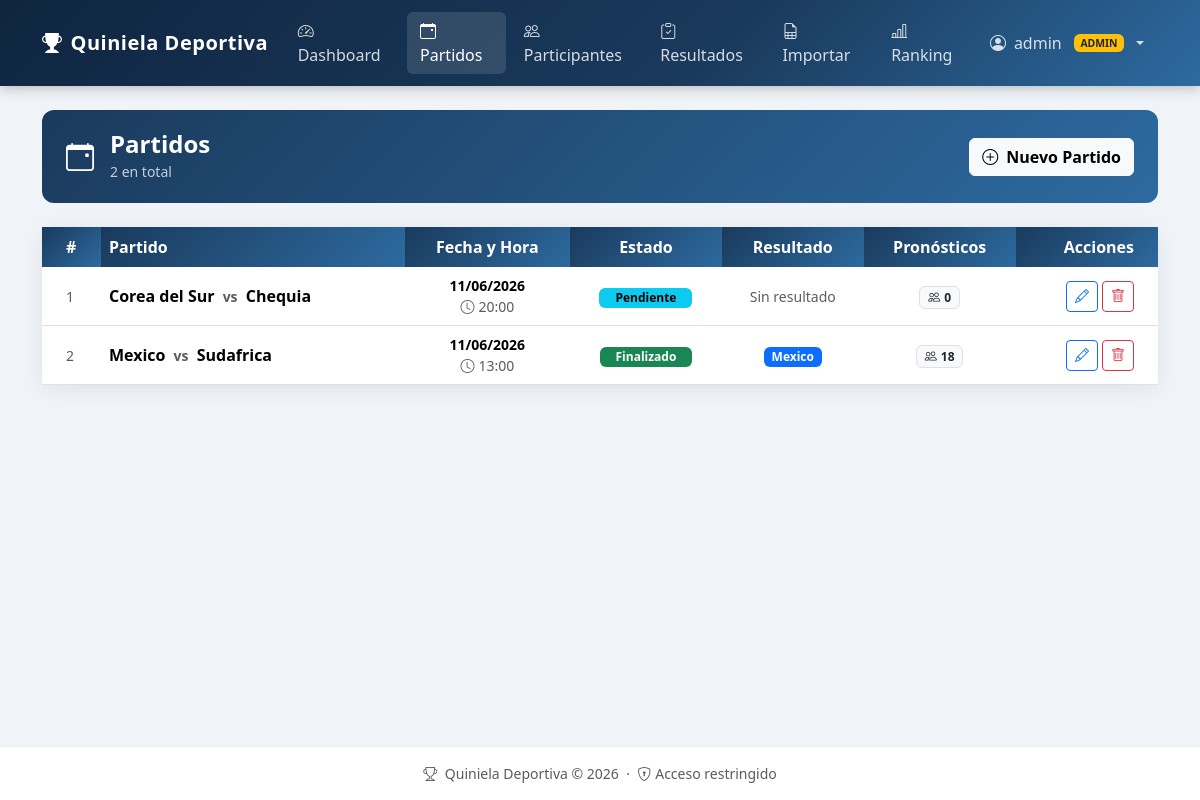
The app's page /admin/partidos (signed in) with its own data.
### models.py (models this page shows, shortened)
class User(UserMixin, db.Model):
    __tablename__ = 'usuarios'
    id = db.Column(db.Integer, primary_key=True)
    username = db.Column(db.String(80), unique=True, nullable=False, index=True)
    password_hash = db.Column(db.String(255), nullable=False)
    nombre = db.Column(db.String(100), nullable=False)
    apellido = db.Column(db.String(100), nullable=False)
    rol = db.Column(db.String(20), default='participante', nullable=False)
    activo = db.Column(db.Boolean, default=True, nullable=False)
    created_at = db.Column(db.DateTime, default=datetime.now)
    pronosticos = db.relationship(
        'Pronostico', backref='usuario', lazy='dynamic',
        cascade='all, delete-orphan'
    )
    puntuacion = db.relationship(
        'Puntuacion', backref='usuario', uselist=False,
        cascade='all, delete-orphan'
    )
    @property
    def es_admin(self):
        return self.rol == 'admin'
    @property
    def nombre_completo(self):
        return f"{self.nombre} {self.apellido}"

class Partido(db.Model):
    __tablename__ = 'partidos'
    id = db.Column(db.Integer, primary_key=True)
    equipo_a = db.Column(db.String(100), nullable=False)
    equipo_b = db.Column(db.String(100), nullable=False)
    fecha_hora = db.Column(db.DateTime, nullable=False)
    estado = db.Column(db.String(20), default='pendiente', nullable=False)
    created_at = db.Column(db.DateTime, default=datetime.now)
    pronosticos = db.relationship(
        'Pronostico', backref='partido', lazy='dynamic',
        cascade='all, delete-orphan'
    )
    resultado = db.relationship(
        'Resultado', backref='partido', uselist=False,
        cascade='all, delete-orphan'
    )

### routes/admin.py (the view)
@admin_bp.route('/partidos')
@admin_required
def partidos():
    lista = Partido.query.order_by(Partido.fecha_hora.desc()).all()
    return render_template('admin/partidos.html', partidos=lista)

### routes/admin.py (called while the page is built)
def admin_required(f):
    @wraps(f)
    @login_required
    def decorated(*args, **kwargs):
        if not current_user.es_admin:
            abort(403)
        return f(*args, **kwargs)
    return decorated

### templates/admin/partidos.html (shortened to what this page needs)
{% extends 'base.html' %}
{% block content %}
<div class="page-header d-flex align-items-center justify-content-between">
  <div class="d-flex align-items-center gap-3">
    <i class="bi bi-calendar-event fs-3"></i>
    <div>
      <h4 class="mb-0 fw-bold">Partidos</h4>
      <small class="opacity-75">{{ partidos | length }} en total</small>
    </div>
  </div>
  <a href="{{ url_for('admin.nuevo_partido') }}" class="btn btn-light fw-semibold">
    <i class="bi bi-plus-circle me-2"></i>Nuevo Partido
  </a>
</div>
<div class="card">
  <div class="card-body p-0">
    {% if partidos %}
      <div class="table-responsive">
        <table class="table table-hover align-middle mb-0">
          <thead class="ranking-table">
            <tr>
              <th class="ps-4">#</th>
              <th>Partido</th>
              <th class="text-center d-none d-md-table-cell">Fecha y Hora</th>
              <th class="text-center">Estado</th>
              <th class="text-center d-none d-lg-table-cell">Resultado</th>
              <th class="text-center d-none d-lg-table-cell">Pronósticos</th>
              <th class="text-end pe-4">Acciones</th>
            </tr>
          </thead>
          <tbody>
            {% for partido in partidos %}
              <tr>
                <td class="ps-4 text-muted small">{{ loop.index }}</td>
                <td>
                  <div class="fw-semibold">
                    {{ partido.equipo_a }}
                    <span class="text-muted mx-1 small">vs</span>
                    {{ partido.equipo_b }}
                  </div>
                </td>
                <td class="text-center d-none d-md-table-cell">
                  <div class="fw-semibold small">{{ partido.fecha_hora | fmt_date }}</div>
                  <div class="text-muted small">
                    <i class="bi bi-clock me-1"></i>{{ partido.fecha_hora | fmt_time }}
                  </div>
                </td>
                <td class="text-center">
                  {% if partido.estado == 'pendiente' %}
                    <span class="badge badge-pendiente px-3">Pendiente</span>
                  {% elif partido.estado == 'en_juego' %}
                    <span class="badge badge-en_juego px-3">En Juego</span>
                  {% else %}
                    <span class="badge badge-finalizado px-3">Finalizado</span>
                  {% endif %}
                </td>
                <td class="text-center d-none d-lg-table-cell">
                  {% if partido.resultado %}
                    {% if partido.resultado.resultado == 'equipo_a' %}
                      <span class="badge bg-primary">{{ partido.equipo_a }}</span>
                    {% elif partido.resultado.resultado == 'empate' %}
                      <span class="badge bg-secondary">Empate</span>
                    {% else %}
                      <span class="badge bg-info text-dark">{{ partido.equipo_b }}</span>
                    {% endif %}
                  {% else %}
                    <span class="text-muted small">Sin resultado</span>
                  {% endif %}
                </td>
                <td class="text-center d-none d-lg-table-cell">
                  <span class="badge bg-light text-dark border">
                    <i class="bi bi-people me-1"></i>{{ partido.pronosticos.count() }}
                  </span>
                </td>
                <td class="text-end pe-4">
                  <div class="d-flex justify-content-end gap-1">
                    <a href="{{ url_for('admin.editar_partido', partido_id=partido.id) }}"
                       class="btn btn-sm btn-outline-primary" title="Editar">
                      <i class="bi bi-pencil"></i>
                    </a>
                    <form method="POST"
                          action="{{ url_for('admin.eliminar_partido', partido_id=partido.id) }}"
                          data-confirm="¿Eliminar el partido {{ partido.equipo_a }} vs {{ partido.equipo_b }}? Se eliminarán también todos los pronósticos y resultado asociado.">
                      <button type="submit" class="btn btn-sm btn-outline-danger" title="Eliminar">
                        <i class="bi bi-trash"></i>
                      </button>
                    </form>
                  </div>
                </td>
              </tr>
            {% endfor %}
          </tbody>
        </table>
      </div>
    {% endif %}
  </div>
</div>
{% endblock %}

### templates/base.html (shortened to what this page needs)
<!DOCTYPE html>
<html lang="es">
<head>
  <link rel="stylesheet" href="https://cdn.jsdelivr.net/npm/bootstrap@5.3.2/dist/css/bootstrap.min.css">
  <link rel="stylesheet" href="https://cdn.jsdelivr.net/npm/bootstrap-icons@1.11.3/font/bootstrap-icons.min.css">
  <link rel="stylesheet" href="{{ url_for('static', filename='css/style.css') }}">
</head>
<body>
{% if current_user.is_authenticated %}
<nav class="navbar navbar-expand-lg navbar-dark">
  <div class="container">
    <a class="navbar-brand fw-bold d-flex align-items-center gap-2"
       href="{{ url_for('admin.dashboard') if current_user.es_admin else url_for('participant.dashboard') }}">
      <i class="bi bi-trophy-fill fs-5"></i>
      <span>Quiniela Deportiva</span>
    </a>
    <div class="collapse navbar-collapse" id="mainNav">
      <ul class="navbar-nav me-auto gap-1">
        {% if current_user.es_admin %}
          <li class="nav-item">
            <a class="nav-link {% if request.endpoint == 'admin.dashboard' %}active{% endif %}"
               href="{{ url_for('admin.dashboard') }}">
              <i class="bi bi-speedometer2 me-1"></i>Dashboard
            </a>
          </li>
          <li class="nav-item">
            <a class="nav-link {% if 'partido' in (request.endpoint or '') %}active{% endif %}"
               href="{{ url_for('admin.partidos') }}">
              <i class="bi bi-calendar-event me-1"></i>Partidos
            </a>
          </li>
          <li class="nav-item">
            <a class="nav-link {% if 'participante' in (request.endpoint or '') %}active{% endif %}"
               href="{{ url_for('admin.participantes') }}">
              <i class="bi bi-people me-1"></i>Participantes
            </a>
          </li>
          <li class="nav-item">
            <a class="nav-link {% if request.endpoint == 'admin.resultados' or request.endpoint == 'admin.guardar_resultado' %}active{% endif %}"
               href="{{ url_for('admin.resultados') }}">
              <i class="bi bi-clipboard-check me-1"></i>Resultados
            </a>
          </li>
          <li class="nav-item">
            <a class="nav-link {% if 'importar' in (request.endpoint or '') %}active{% endif %}"
               href="{{ url_for('admin.importar_pronosticos') }}">
              <i class="bi bi-file-earmark-spreadsheet me-1"></i>Importar
            </a>
          </li>
          <li class="nav-item">
            <a class="nav-link {% if 'ranking' in (request.endpoint or '') %}active{% endif %}"
               href="{{ url_for('admin.ranking') }}">
              <i class="bi bi-bar-chart-line me-1"></i>Ranking
            </a>
          </li>
        {% endif %}
      </ul>
      <ul class="navbar-nav">
        <li class="nav-item dropdown">
          <a class="nav-link dropdown-toggle d-flex align-items-center gap-2" href="#"
             data-bs-toggle="dropdown" role="button">
            <i class="bi bi-person-circle"></i>
            <span>{{ current_user.username }}</span>
            {% if current_user.es_admin %}
              <span class="badge bg-warning text-dark ms-1" style="font-size:.65rem">ADMIN</span>
            {% endif %}
          </a>
        </li>
      </ul>
    </div>
  </div>
</nav>
{% endif %}
<main class="py-4">
  <div class="container">
    {% block content %}{% endblock %}
  </div>
</main>
{% if current_user.is_authenticated %}
<footer class="py-3 mt-auto">
  <div class="container text-center text-muted small">
    <i class="bi bi-trophy me-1"></i>
    Quiniela Deportiva &copy; {{ now.year }}
    &nbsp;·&nbsp;
    <i class="bi bi-shield-lock me-1"></i>Acceso restringido
  </div>
</footer>
{% endif %}
</body>
</html>

### static/css/style.css (style rules this page uses)
:root { --primary: #1a3a5c; --primary-light: #2d6a9f; --primary-dark: #0f2540; --accent: #00b4d8; --success: #198754; --warning: #ffc107; --danger: #dc3545; --bg-light: #f0f4f8; --card-shadow: 0 4px 20px rgba(0,0,0,.08); --card-radius: 12px; --transition: .2s ease; }
body { background-color: var(--bg-light); font-family: 'Segoe UI', system-ui, -apple-system, sans-serif; min-height: 100vh; display: flex; flex-direction: column; }
main { flex: 1; }
.navbar { background: linear-gradient(135deg, var(--primary-dark) 0%, var(--primary) 60%, var(--primary-light) 100%) !important; box-shadow: 0 2px 12px rgba(0,0,0,.25); padding: .75rem 0; }
.navbar-brand { font-size: 1.25rem; letter-spacing: .5px; }
.navbar .nav-link { color: rgba(255,255,255,.82) !important; transition: color var(--transition); padding: .45rem .85rem !important; border-radius: 6px; }
.navbar .nav-link:hover, .navbar .nav-link.active { color: #fff !important; background: rgba(255,255,255,.12); }
.card { border: none; border-radius: var(--card-radius); box-shadow: var(--card-shadow); transition: box-shadow var(--transition); }
.badge-pendiente { background-color: #0dcaf0; color: #000; }
.badge-finalizado { background-color: #198754; }
.ranking-table th { background: linear-gradient(135deg, var(--primary) 0%, var(--primary-light) 100%); color: #fff; font-weight: 600; border: none; white-space: nowrap; }
.page-header { background: linear-gradient(135deg, var(--primary) 0%, var(--primary-light) 100%); color: #fff; border-radius: var(--card-radius); padding: 1.25rem 1.5rem; margin-bottom: 1.5rem; }
footer { background: #fff !important; border-top: 1px solid #e9ecef; }

### records on screen
User: username "admin"
Partido: equipo_a "Corea del Sur", equipo_b "Chequia", fecha_hora|fmt_date "11/06/2026", fecha_hora|fmt_time "20:00", estado "Pendiente", shows "Sin resultado", pronosticos.count "0"
Partido: equipo_a "Mexico", equipo_b "Sudafrica", fecha_hora|fmt_date "11/06/2026", fecha_hora|fmt_time "13:00", estado "Finalizado", pronosticos.count "18"

### other values on screen
{{ partidos | length }} "2"
